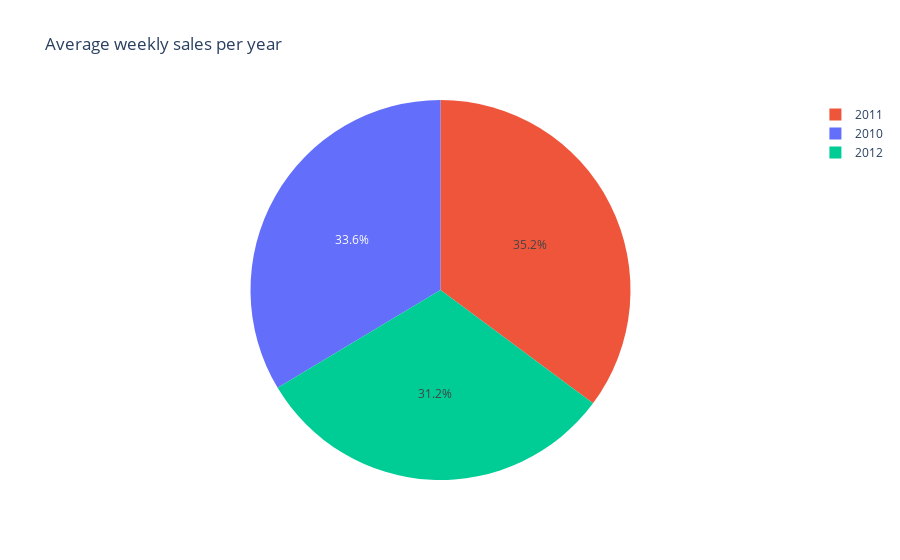

The code cell stored with this chart in its notebook:
### Code cell
weekly_sales_mean = df.groupby('year').agg({'Weekly_Sales':'mean'}).reset_index()

fig = px.pie(weekly_sales_mean, 
             names='year', 
             values='Weekly_Sales', 
             title="Average weekly sales per year",
             color='year',
             color_discrete_sequence=['#636EFA', '#EF553B', '#00CC96', '#AB63FA', '#FFA15A'])  

fig.show()

### Figure 1 — Plotly figure (JSON) as saved in the notebook; plotly's stock layout.template omitted (floating-point values rounded to 4 significant figures)
{"data": [{"customdata": [[2010], [2011], [2012]], "domain": {"x": [0, 1], "y": [0, 1]}, "hovertemplate": "year=%{customdata[0]}<br>Weekly_Sales=%{value}<extra></extra>", "labels": [2010, 2011, 2012], "legendgroup": "", "marker": {"colors": ["#636EFA", "#EF553B", "#00CC96"]}, "name": "", "showlegend": true, "type": "pie", "values": [1219000.0, 1275000.0, 1132000.0]}], "layout": {"legend": {"tracegroupgap": 0}, "piecolorway": ["#636EFA", "#EF553B", "#00CC96", "#AB63FA", "#FFA15A"], "title": {"text": "Average weekly sales per year"}}}
